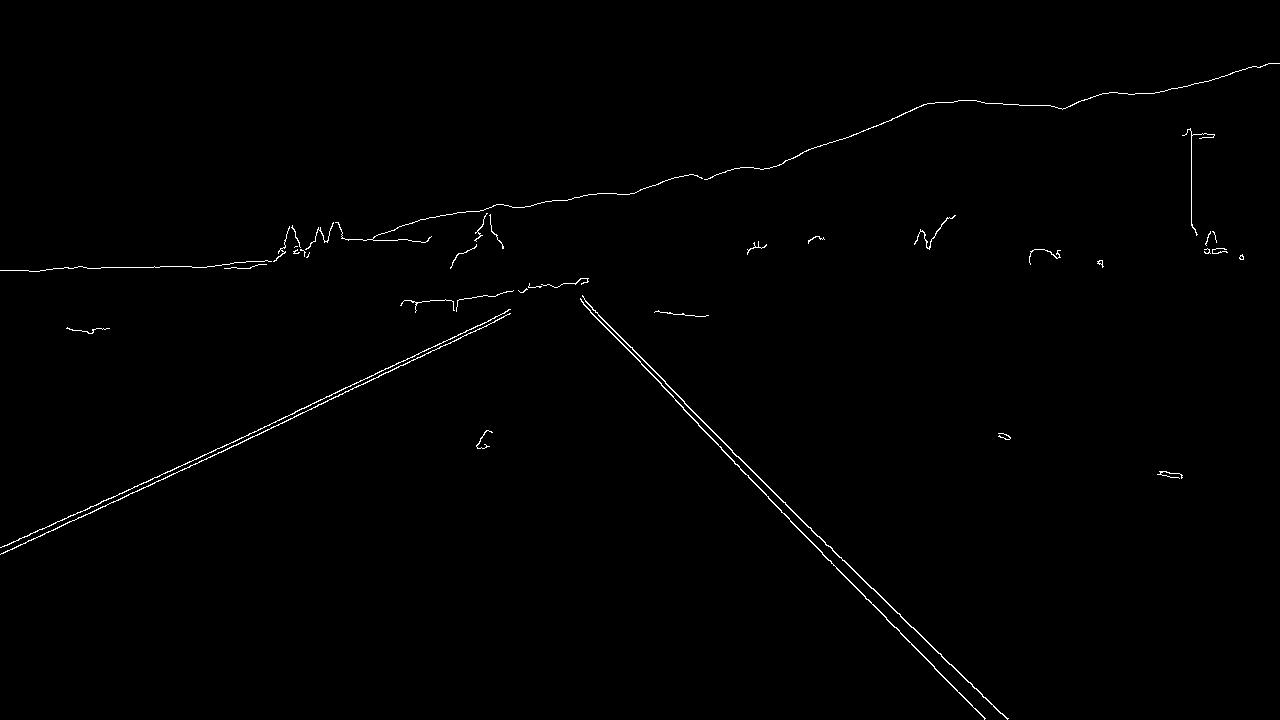
#> input picture lane_edge_test/image_233.jpg, 1280 x 720 px, given in place of road_with_lanes.jpg, which was not available
$ python lane_detection.py
#> lines starting #> are read from the running program, lines starting #| are printed output that depends on the picture; after the words box and inside, x2 and y2 are one past the last pixel; in counts of white or black regions, pixels touching at a corner belong together; pictures that were not available may be replaced by others from this repository, and a replacement may not be noted
from typing import Tuple

import cv2
import numpy as np
import matplotlib.pyplot as plt


def show_image(image: np.ndarray) -> None:
    plt.imshow(image, cmap='gray')
    plt.show()


image = cv2.imread("data/road_with_lanes.jpg")
#> image is the input picture: shape (720, 1280, 3); min 0, max 255, mean 1.7
print(f'Image shape: {image.shape}')  # h, w
#| Image shape: (720, 1280, 3)
# show_image(image)


lane_image = np.copy(image)
gray_image = cv2.cvtColor(lane_image, cv2.COLOR_RGB2GRAY)
show_image(gray_image)

# Noise reduction and smoothening
blurred_image = cv2.GaussianBlur(gray_image, (5, 5), 0)
# show_image(blurred_image)

# Edge detection
canny_image = cv2.Canny(blurred_image, 50, 150)  # Low to high threshold 1:3
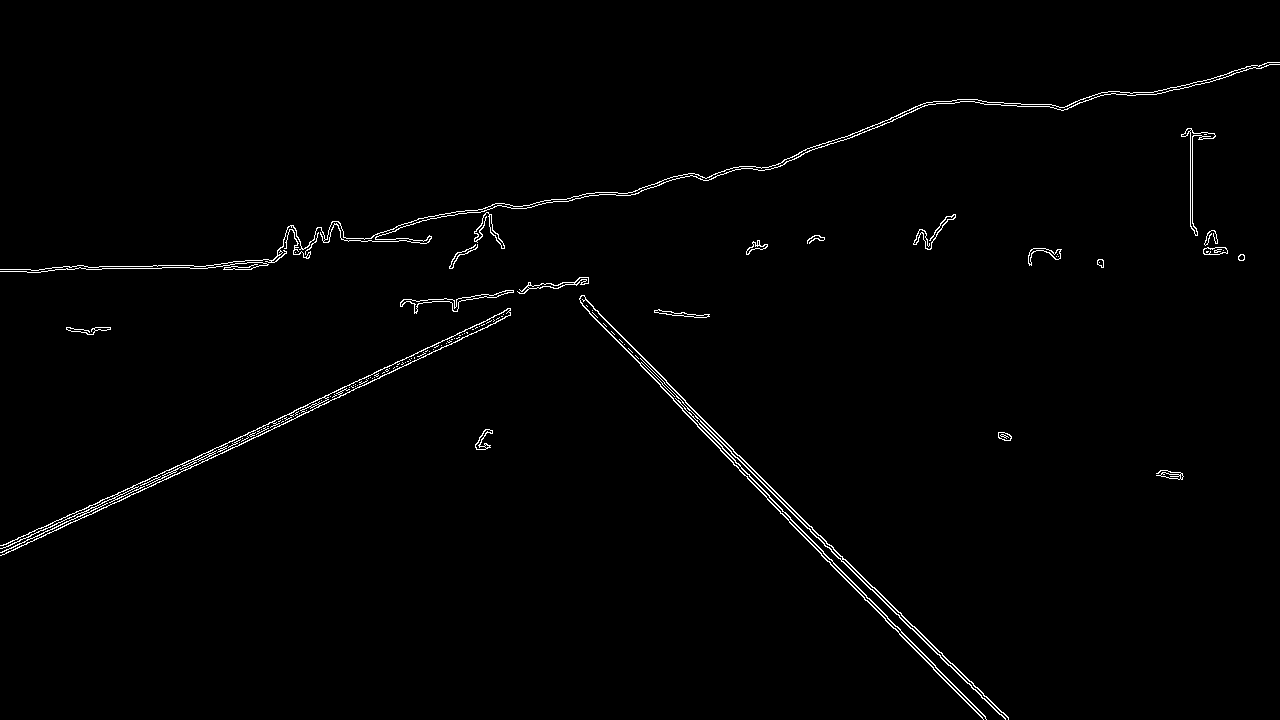
#> canny_image: shape (720, 1280); 1.2% white in thin lines or dots
fig, ax = plt.subplots(1, 2, figsize=(20, 10))
ax[0].imshow(blurred_image, cmap='gray')
ax[1].imshow(canny_image, cmap='gray')
plt.show()
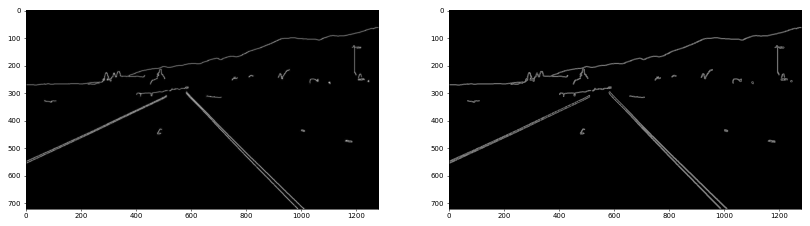
#> figure drawn by matplotlib, 2 panels


# ROI
def region_of_interest(image: np.ndarray) -> np.ndarray[int]:
    height = image.shape[0]
#> height = 720
    triangle = np.array([(200, height), (1100, height), (550, 250)], dtype=np.int32)
#> triangle = [[200, 720], [1100, 720], [550, 250]]

    mask = np.zeros_like(image)
    cv2.fillPoly(mask, [triangle], 255)
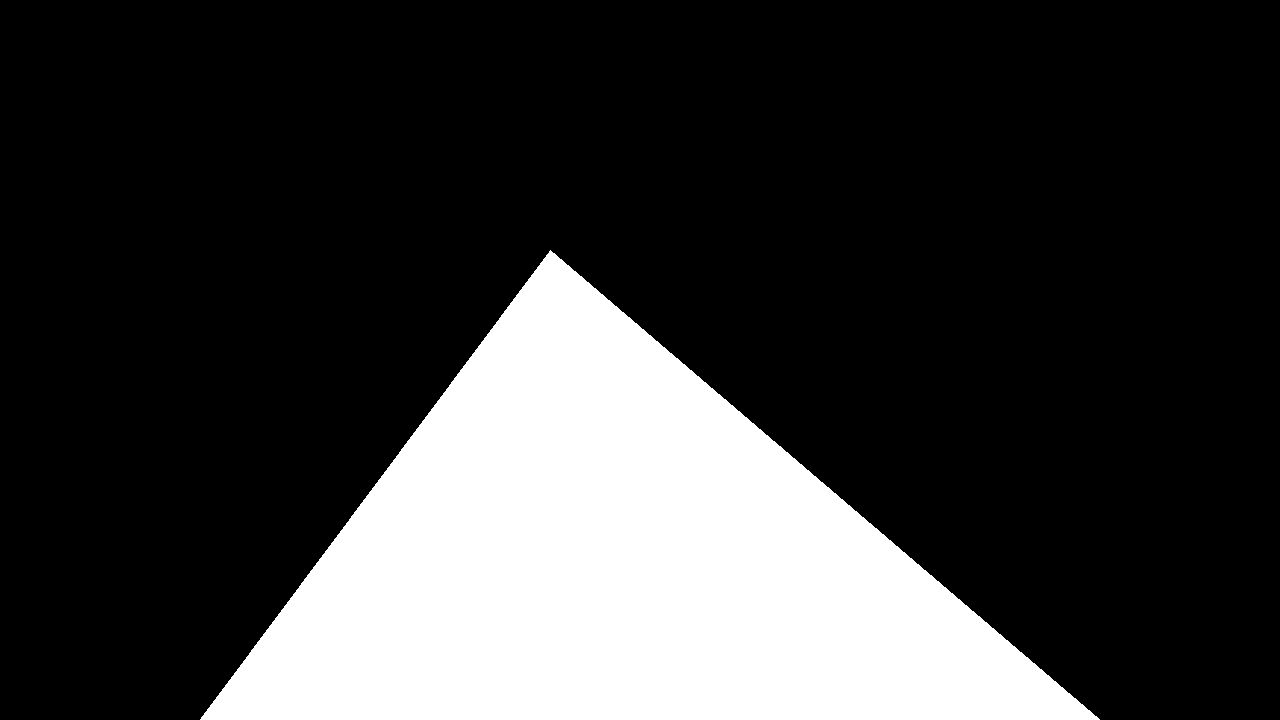
#> mask: shape (720, 1280); 23% white; 1 white region, box (x1, y1, x2, y2) and area: (200, 250, 1100, 720) 211775

    return mask


mask = region_of_interest(blurred_image)
cropped_image = canny_image & mask
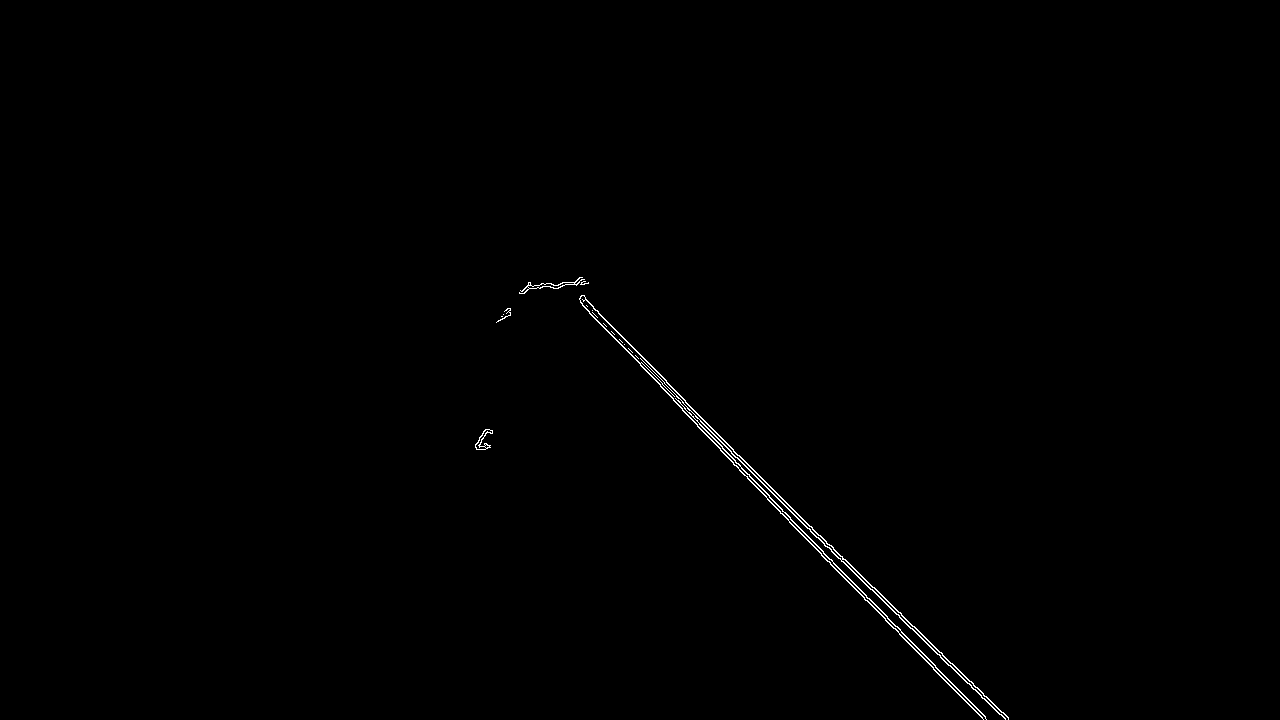
#> cropped_image: shape (720, 1280); 0.37% white in thin lines or dots, all inside (x1, y1, x2, y2) = (475, 277, 1009, 720)
fig, ax = plt.subplots(1, 2, figsize=(20, 10))
ax[0].imshow(mask, cmap='gray')
ax[1].imshow(cropped_image, cmap='gray')
plt.show()

# Hough transform
lines = cv2.HoughLinesP(cropped_image, rho=2, theta=np.pi / 180, threshold=100,
                        lines=np.array([]), minLineLength=40, maxLineGap=5)
#> lines = 18 rows, first 6: [777, 494, 1008, 718], [846, 579, 958, 694], [745, 466, 802, 522], [675, 398, 879, 609], [935, 667, 985, 717], [685, 402, 776, 493]
# rho - number of pixels for polar grid
# theta - number of pixels for an angle (radian) grid
# threshold - min no. of intersections
# minLineLength - min. width to be considered as a line
# maxLineGap - No. of pixels between 2 lines


def display_line(image, lines):
    lane_image = np.zeros_like(image)

    for line in lines:
        x1, y1, x2, y2 = line.reshape(4)  # shape of 4 elements (4, 1)
        cv2.line(lane_image, (x1, y1), (x2, y2), (255, 0, 0), 10)
#> this loop made 18 passes
#> (x1, y1, x2, y2) on passes 1 to 12: (777, 494, 1008, 718), (846, 579, 958, 694), (745, 466, 802, 522), (675, 398, 879, 609), (935, 667, 985, 717), (685, 402, 776, 493), (616, 339, 713, 442), (592, 312, 638, 358), (950, 665, 999, 714), (887, 618, 985, 716), (676, 396, 773, 493), (840, 558, 910, 628)

    return lane_image


line_image = display_line(lane_image, lines)
plt.imshow(line_image)
plt.show()

combo_image = cv2.addWeighted(lane_image, 0.8, line_image, 1, 1)  # super impose line on the image
plt.figure(figsize=(8, 10))
plt.imshow(combo_image)
plt.show()


def make_coordinates(image, line_params):
    """Optimizes lines by making multiple lines as one. Generates coordinates.

    :param image:
    :param line_params:
    :return:
    """

    slope, intercept = line_params
    y1 = image.shape[0]
    y2 = int(y1 * 0.5)  # a point at 0.6 of the image height
    x1 = int((y1 - intercept) / slope)  # y = mx + c
    x2 = int((y2 - intercept) / slope)

    return np.array([x1, y1, x2, y2])


def average_line(image, lines):
    """Determines best fit lines"""
    left_fit = []
    right_fit = []

    for line in lines:
        x1, y1, x2, y2 = line.reshape(4)
        parameters = np.polyfit((x1, x2), (y1, y2), 1)  # 1st degree polynomial - straight line
        slope = parameters[0]
        intercept = parameters[1]

        if slope < 0:
            left_fit.append((slope, intercept))
        else:
            right_fit.append((slope, intercept))
#> this loop made 18 passes
#> (x1, y1, x2, y2, slope, intercept) on passes 1 to 12: (777, 494, 1008, 718, 0.97, -259.5), (846, 579, 958, 694, 1.03, -289.7), (745, 466, 802, 522, 0.982, -265.9), (675, 398, 879, 609, 1.03, -300.2), (935, 667, 985, 717, 1, -268), (685, 402, 776, 493, 1, -283), (616, 339, 713, 442, 1.06, -315.1), (592, 312, 638, 358, 1, -280), (950, 665, 999, 714, 1, -285), (887, 618, 985, 716, 1, -269), (676, 396, 773, 493, 1, -280), (840, 558, 910, 628, 1, -282)
#> after the loop, left_fit = []; right_fit = [(0.97, -259.5), (1.03, -289.7), (0.982, -265.9), (1.03, -300.2), (1, -268), (1, -283), (1.06, -315.1), (1, -280), (1, -285), (1, -269), (1, -280), (1, -282), (1.03, -291.3), (1, -286), (1, -284), (1.03, -295.7), (1, -281), (1, -284)]

    left_fit_average = np.average(left_fit, axis=0)
#> left_fit_average = nan
    right_fit_average = np.average(right_fit, axis=0)
#> right_fit_average = [1.01, -283.3]

    left_line = make_coordinates(image, left_fit_average)
    right_line = make_coordinates(image, right_fit_average)

    print(f'Left: {left_fit_average}')
    print(f'Right: {right_fit_average}')

    return np.array([left_line, right_line])


#> (the run stopped early here; a loop or call above may not have finished)
